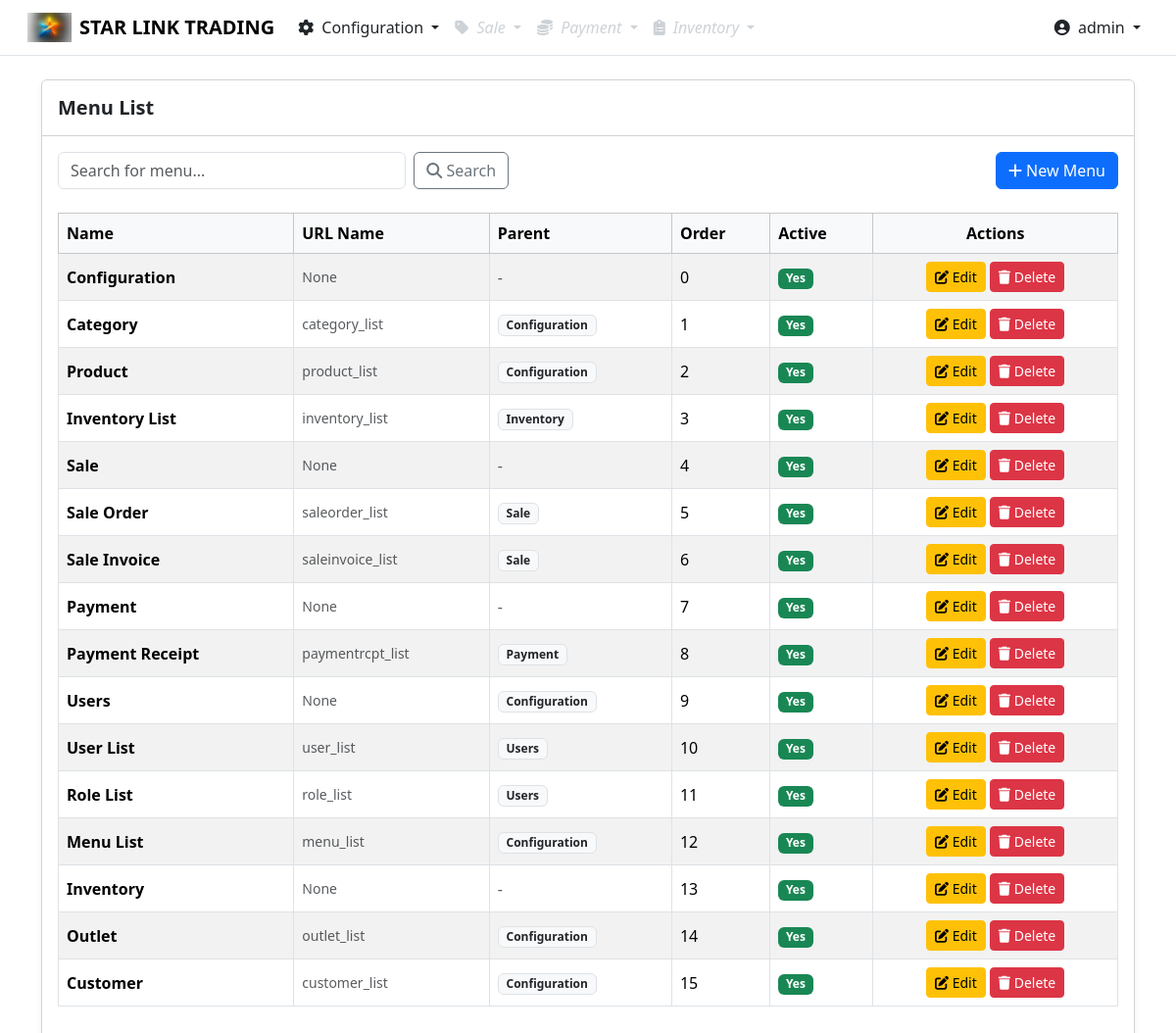
/portal/menus (signed in), run on the app's committed database.
### webapp/models.py (models this page shows, shortened)
class Menu(models.Model):
    name = models.CharField(max_length=100)
    url_name = models.CharField(
        max_length=100,
        blank=True,      # allows empty in forms
        null=True,       # allows NULL in database
        help_text="Django URL name (e.g. user_list, dashboard)"
    )
    icon = models.CharField(max_length=50, blank=True, null=True)
    parent = models.ForeignKey(
        'self',
        null=True,
        blank=True,
        related_name='children',
        on_delete=models.PROTECT
    )
    groups = models.ManyToManyField(
        Group,
        blank=True,
        help_text="Which roles can see this menu"
    )
    order = models.PositiveIntegerField(default=0)
    is_active = models.BooleanField(default=True)
    class Meta:
        ordering = ['order']

class PortalUser(AbstractUser):
    username = models.CharField(
        max_length=150,
        unique=True,
        error_messages={
            "unique": "This username already exists."
        }
    )
    email = None  # remove email field
    groups = models.ManyToManyField(
        Group,
        blank=True,
        related_name='portal_users'
    )
    USERNAME_FIELD = 'username'
    REQUIRED_FIELDS = []
    objects = PortalUserManager()

### webapp/views.py (the view)
# urls.py: path('menus', views.menu_list, name='menu_list'),
@login_required
@user_passes_test(is_superuser)
def menu_list(request):
    menuitems = Menu.objects.all()  # already ordered by `order`
    return render(request, Url.MenuListPage, {'menuitems': menuitems})

### webapp/context_processors.py (called while the page is built)
def dynamic_menu(request):
    if not request.user.is_authenticated:
        return {'menus': []}
    user = request.user
    user_groups = user.groups.all()
    if user.is_superuser:
        menus = Menu.objects.filter(parent__isnull=True).order_by('order')
    else:
        menus = Menu.objects.filter(
            parent__isnull=True
        ).filter(
            models.Q(groups__in=user_groups) | models.Q(groups__isnull=True)
        ).distinct().order_by('order')
    menus = Menu.objects.filter(
        parent__isnull=True,
        is_active=True
    ).prefetch_related("children__children").order_by("order")
    return {'menus': menus}

### webapp/templatetags/menu_tags.py (called while the page is built)
@register.inclusion_tag('webapp/menu_recursive.html', takes_context=True)
def render_menu(context, menus):
    user = context['request'].user
    return {
        'menus': menus,
        'user': user,   # pass user to template
    }

@register.filter
def has_group(user, groups):
    if not user or not user.is_authenticated:
        return False
    if user.is_superuser:
        return user.groups.filter(id__in=groups.values_list('id', flat=True)).exists()
    return user.groups.filter(id__in=groups.values_list('id', flat=True)).exists()

### webapp/views.py (called while the page is built)
def is_superuser(user):
    return user.is_superuser

### webapp/templates/webapp/menulist.html (shortened to what this page needs)
{% extends 'webapp/layout.html' %}
{% block content %}
<div class="card shadow-sm">
    <div class="card-header bg-white py-3">
        <h3 class="mb-0 h5 fw-bold">Menu List</h3>
    </div>
    <div class="card-body">
        <form method="get" class="mb-4">
            <div class="row g-2">
                <div class="col-12 col-md-4">
                    <input type="text" name="q" class="form-control" placeholder="Search for menu..." value="{{ request.GET.q }}">
                </div>
                <div class="col-auto">
                    <button class="btn btn-outline-secondary" type="submit">
                        <i class="fa fa-search"></i> Search
                    </button>
                </div>
                <div class="col-12 col-sm-auto ms-sm-auto">
                    <a href="{% url 'create_menu' %}" class="btn btn-primary w-100">
                        <i class="fa fa-plus"></i> New Menu
                    </a>
                </div>
            </div>
        </form>
        <div class="table-responsive">
            <table class="table table-bordered table-striped align-middle">
                <thead class="table-light">
                    <tr>
                        <th>Name</th>
                        <th>URL Name</th>
                        <th>Parent</th>
                        <th>Order</th>
                        <th>Active</th>
                        <th class="text-center">Actions</th>
                    </tr>
                </thead>
                <tbody>
                    {% if menuitems %}
                        {% for menu in menuitems %}
                        <tr data-menu-id="{{ menu.pk }}">
                            <td class="fw-bold">{{ menu.name }}</td>
                            <td class="text-muted small">{{ menu.url_name }}</td>
                            <td>
                                {% if menu.parent %}
                                    <span class="badge bg-light text-dark border">{{ menu.parent.name }}</span>
                                {% else %}
                                    <span class="text-muted">-</span>
                                {% endif %}
                            </td>
                            <td>{{ menu.order }}</td>
                            <td>
                                {% if menu.is_active %}
                                    <span class="badge bg-success">Yes</span>
                                {% else %}
                                    <span class="badge bg-secondary">No</span>
                                {% endif %}
                            </td>
                            <td class="text-nowrap text-center">
                                <div class="d-flex justify-content-center gap-1">
                                    <a href="{% url 'edit_menu' menu.pk %}?selected={{ menu.pk }}" class="btn btn-sm btn-warning">
                                        <i class="fa fa-edit"></i> Edit
                                    </a>
                                    <form action="{% url 'menu_delete' menu.pk %}" method="POST" class="d-inline m-0">
                                        <button type="submit" class="btn btn-sm btn-danger"
                                                onclick="return confirm('Are you sure you want to delete this menu?');">
                                            <i class="fa fa-trash"></i> Delete
                                        </button>
                                    </form>
                                </div>
                            </td>
                        </tr>
                        {% endfor %}
                    {% else %}
                        <tr>
                            <td colspan="6" class="text-center py-4 text-muted">No menu items found.</td>
                        </tr>
                    {% endif %}
                </tbody>
            </table>
        </div>
    </div>
</div>
{% endblock %}

### webapp/templates/webapp/layout.html (shortened to what this page needs)
<!DOCTYPE html>
<html>
<head>
    {% load static %}
    {% load menu_tags %}
    <link rel="stylesheet" href="{% static 'webapp/css/bootstrap.min.css' %}">
    <link rel="stylesheet" href="{% static 'webapp/css/all.min.css' %}">
    <link rel="stylesheet" href="{% static 'webapp/css/layout.css' %}">
    <link rel="stylesheet" href="{% static 'webapp/css/layout.min.css' %}">
</head>
<body>
<nav class="navbar navbar-expand-lg navbar-light bg-white border-bottom px-3">
    <div class="container-fluid">
        <a class="navbar-brand fw-bold d-flex align-items-center" href="/">
            <img src="{% static 'webapp/images/star-logo.png' %}" height="30" class="me-2">
            STAR LINK TRADING
        </a>
        <div class="collapse navbar-collapse" id="mainNavbar">
            <ul class="navbar-nav me-auto mb-2 mb-lg-0">
                {% render_menu menus %}
            </ul>
            <ul class="navbar-nav ms-auto">
                <li class="nav-item dropdown">
                    <a class="nav-link dropdown-toggle" href="#" id="userDropdown" role="button"
                    data-bs-toggle="dropdown" aria-expanded="false">
                    <i class="fa fa-user-circle me-1"></i> {{ request.user.username }}
                    </a>
                </li>
            </ul>
        </div>
    </div>
</nav>
<div class="container mt-4">
    {% block content %}{% endblock %}
</div>
</body>
</html>

### webapp/templates/webapp/menu_recursive.html (shortened to what this page needs)
{% load menu_tags %}
{% for menu in menus %}
    {% if not menu.parent %}
        {% if menu.children.exists %}
            <li class="nav-item dropdown">
                <a class="nav-link dropdown-toggle fw-medium {% if user|has_group:menu.groups.all %}text-dark{% else %}text-muted disabled-menu{% endif %}"
                   href="#"
                   role="button"
                   data-bs-toggle="dropdown"
                   {% if not user|has_group:menu.groups.all %}onclick="return false;"{% endif %}>
                    {% if menu.icon %}<i class="fas {{ menu.icon }} me-1"></i>{% endif %}
                    {{ menu.name }}
                </a>
            </li>
        {% endif %}
    {% endif %}
{% endfor %}

### webapp/static/webapp/css/layout.css (style rules this page uses)
.nav-link, .dropdown-item { color: #212529; cursor: pointer; font-weight: 500; }
.nav-link.disabled-menu, .dropdown-item.disabled-menu, .menu-parent.disabled-menu { color: #adb5bd !important; cursor: not-allowed !important; pointer-events: none; opacity: 0.6; font-style: italic; }

### data on the page
Menu: name "Configuration", url_name "None", order "0", is_active "Yes"
Menu: name "Sale", url_name "None", order "4", is_active "Yes"
Menu: name "Payment", url_name "None", order "7", is_active "Yes"
Menu: name "Inventory", url_name "None", order "13", is_active "Yes"
PortalUser: user.username "admin"
Menu: name "Category", url_name "category_list", parent.name "Configuration", order "1", is_active "Yes"
Menu: name "Product", url_name "product_list", parent.name "Configuration", order "2", is_active "Yes"
Menu: name "Inventory List", url_name "inventory_list", parent.name "Inventory", order "3", is_active "Yes"
Menu: name "Sale Order", url_name "saleorder_list", parent.name "Sale", order "5", is_active "Yes"
Menu: name "Sale Invoice", url_name "saleinvoice_list", parent.name "Sale", order "6", is_active "Yes"
Menu: name "Payment Receipt", url_name "paymentrcpt_list", parent.name "Payment", order "8", is_active "Yes"
Menu: name "Users", url_name "None", parent.name "Configuration", order "9", is_active "Yes"
Menu: name "User List", url_name "user_list", parent.name "Users", order "10", is_active "Yes"
Menu: name "Role List", url_name "role_list", parent.name "Users", order "11", is_active "Yes"
Menu: name "Menu List", url_name "menu_list", parent.name "Configuration", order "12", is_active "Yes"
Menu: name "Outlet", url_name "outlet_list", parent.name "Configuration", order "14", is_active "Yes"
Menu: name "Customer", url_name "customer_list", parent.name "Configuration", order "15", is_active "Yes"
